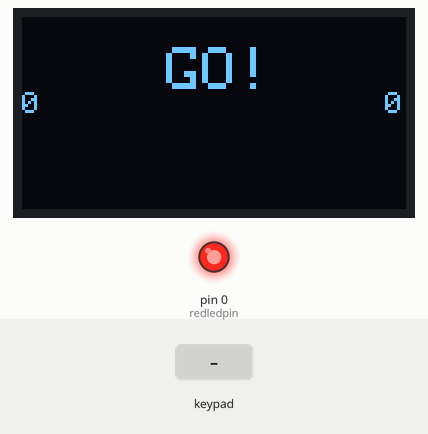
This sketch was run on a simulated Arduino Uno, built for the host (arithmetic inside an expression is 32-bit, double 64-bit). Parts: 128×64 one-colour display, output pins drawn as LEDs (lit = HIGH). The inputs (shaded band) are chosen by the test bench.

Above: at 4.5 s.
4.6 s: key '1' pressed
At 5.34 s:
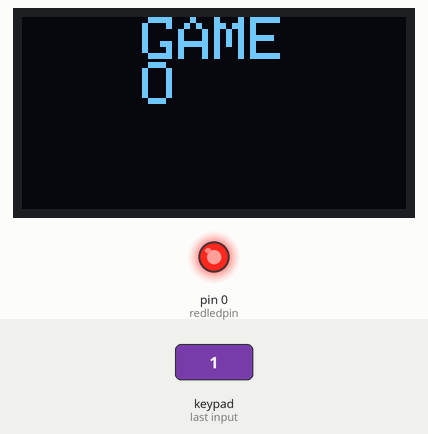
At 6.2 s:
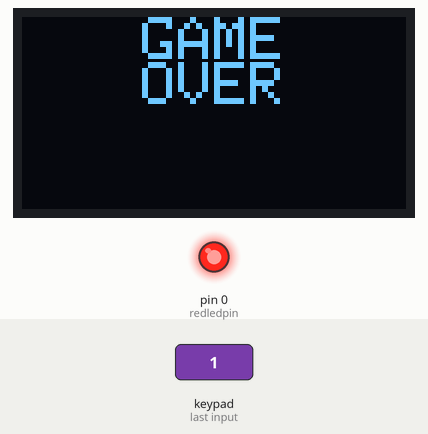
6.9 s: keypad keys 1 2 4 5 1 6 pressed 0.4 s apart
At 16.4 s:
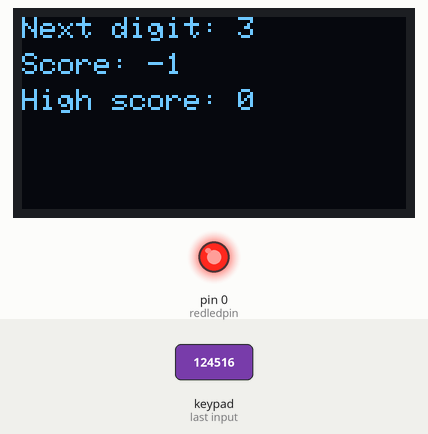
Timing chart, 0 to 17.9 s (numbered marks = the images above; inputs shaded):
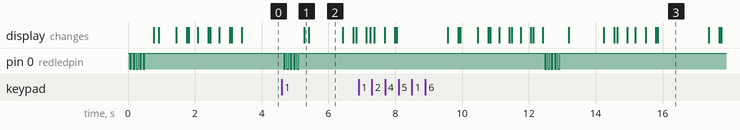

Measured:
- after the input at 4.6 s, pin 0 (redledpin): alternates HIGH for 0.05 s and LOW for 0.05 s, 10 changes in all, then stays HIGH, starting after 0.06 s; the display: changes after 0.68 s (image 1)
- after the input at 6.9 s, pin 0 (redledpin): alternates HIGH for 0.05 s and LOW for 0.05 s, 10 changes in all, then stays HIGH, starting after 5.6 s
- what the display in image 2 shows lasts 1.0 s, from 5.4 s to 6.4 s

The sketch:

pigame.ino
```cpp
/*  pigame.ino
 *
 *  Game to memorize tpi's decimal expansion
 *
 */

#include <Keypad.h>
#include <Arduino.h>
#include <SPI.h>
#include <Wire.h>
#include <Adafruit_GFX.h>
#include <Adafruit_SSD1306.h>
#include <string>

const byte ROWS = 4; // Four rows
const byte COLS = 3; // Three columns
// Define the Keymap
char keys[ROWS][COLS] = {
  {'1','2','3'},
  {'4','5','6'},
  {'7','8','9'},
  {'*','0','#'}
};
// Connect keypad ROW0, ROW1, ROW2 and ROW3 to these Arduino pins.
byte rowPins[ROWS] = { 12, 4, 5, 16 };
// Connect keypad COL0, COL1 and COL2 to these Arduino pins.
byte colPins[COLS] = { 13, 14, 2 };

// Create the Keypad
Keypad kpd = Keypad( makeKeymap(keys), rowPins, colPins, ROWS, COLS );

Adafruit_SSD1306 display = Adafruit_SSD1306();

#define redledpin 0
// 1000(-ish?) digits of pi
String pi =
"3.14159265358979323846264338327950288419716939937510582097494459230781640628620899862803482534211706"
"7982148086513282306647093844609550582231725359408128481117450284102701938521105559644622948954930381"
"9644288109756659334461284756482337867831652712019091456485669234603486104543266482133936072602491412"
"7372458700660631558817488152092096282925409171536436789259036001133053054882046652138414695194151160"
"9433057270365759591953092186117381932611793105118548074462379962749567351885752724891227938183011949"
"1298336733624406566430860213949463952247371907021798609437027705392171762931767523846748184676694051"
"3200056812714526356082778577134275778960917363717872146844090122495343014654958537105079227968925892"
"3542019956112129021960864034418159813629774771309960518707211349999998372978049951059731732816096318"
"5950244594553469083026425223082533446850352619311881710100031378387528865875332083814206171776691473"
"035982534904287554687311595628638823537875937519577818577805321712268066130019278766111959092164201989";
String buffr = "";
const int buffr_size = 13;
int n = 0; // position
char key = {};
int score = 0;
int high_score = 0;

void ledAlert(int gap = 100, int count = 1)
{
  for (int i = 0; i < count; i++) {
    if (i % 2 == 0) {
      digitalWrite(redledpin, HIGH);
    } else {
      digitalWrite(redledpin, LOW);
    }
    delay(gap);
  }
  digitalWrite(redledpin, HIGH);
}

int show(int x, int y, String text, int size = 1)
{
  display.setTextSize(size);
  display.setCursor(x,y);
  display.setTextColor(WHITE);
  for (int i = 0; i < text.length(); i++) {
    display.print(text[i]);
  }
  display.display();
  return 1;
}

int type(int x, int y, String text, int size = 1)
{
  display.setTextSize(size);
  display.setCursor(x,y);
  display.setTextColor(WHITE);
  for (int i = 0; i < text.length(); i++) {
    display.print(text[i]);
    display.display();
    delay(5);
  }
  display.display();
  return 1;
}

void showStats()
{
  display.setTextSize(1);
  // progress
  display.setCursor(24,8);
  display.println(buffr);
  // current position
  display.setCursor(0,25);
  display.print(String(score));
  // best position
  display.setCursor(128 - String(high_score).length()*7,25);
  display.print(String(high_score));
  display.display();
}

void gameOverScreen()
{
  ledAlert(50,10);
  display.clearDisplay();
  type(40,0,"GAME",2);
  type(40,15,"OVER",2);
  delay(1000);
  display.clearDisplay();
  type(0,0,"Next digit: " + pi.substring(n,n+1));
  delay(250);
  type(0,12,"Score: " + String(n-1));
  delay(250);
  type(0,24,"High score: " + String(high_score));

//  key = kpd.getKey();

}

void gameStartScreen()
{
  display.clearDisplay();
  type(32,12,"Get ready...");
  delay(500);
  display.clearDisplay();
  for(int i = 0; i < 3; i++) {
    display.clearDisplay();
    display.display();
    delay(250);
    type(48,10,"GO!",2);
    delay(250);
  }
  showStats();
}

void gameInit()
{
  buffr = "";
  n = 0;
  score = 0;
  gameStartScreen();
}

void setup()
{
  pinMode(0,OUTPUT);
  ledAlert(50,10);

  Serial.begin(9600);
  display.begin(SSD1306_SWITCHCAPVCC, 0x3C);

  gameInit();
}

void loop()
{
  display.clearDisplay();
  key = kpd.getKey();
  if (key) {
    switch (key) {
      case '0': case '1': case '2': case '3': case '4': case '5': case '6': case '7': case '8': case '9':
        // got it right
        if (key == pi[n]) {

          // append next digit to display
          buffr += pi[n];

          // remove first digit from display
          if (n > buffr_size) {
            buffr.remove(0,1);
          } else {
            // if at the beginning, add decimal point to buffer
            if (n == 0) {
              buffr += pi[n+1];
              n += 1;
            }
          }

          // increase position
          n += 1;

          // update scores
          score += 1;
          high_score = std::max(score, high_score);

          showStats();

          delay(25);
        // got it wrong
        } else {
          gameOverScreen();
          delay(1500);
          gameInit();
        }
        break;
      case '*':
        break;
      case '#':
        break;
      default:
        delay(1);
    }
  }
}
```
